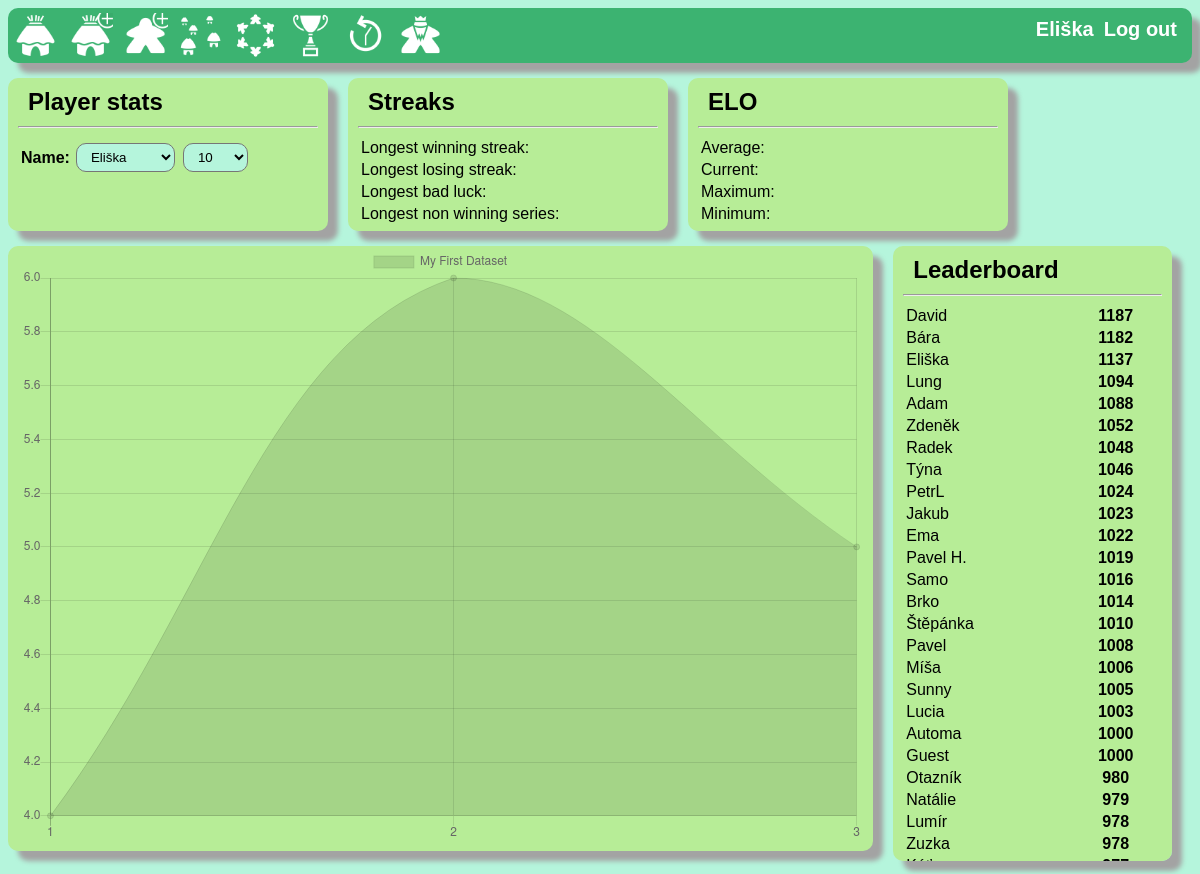
Before: /polls/playerstats/ (signed in) with the older database file.
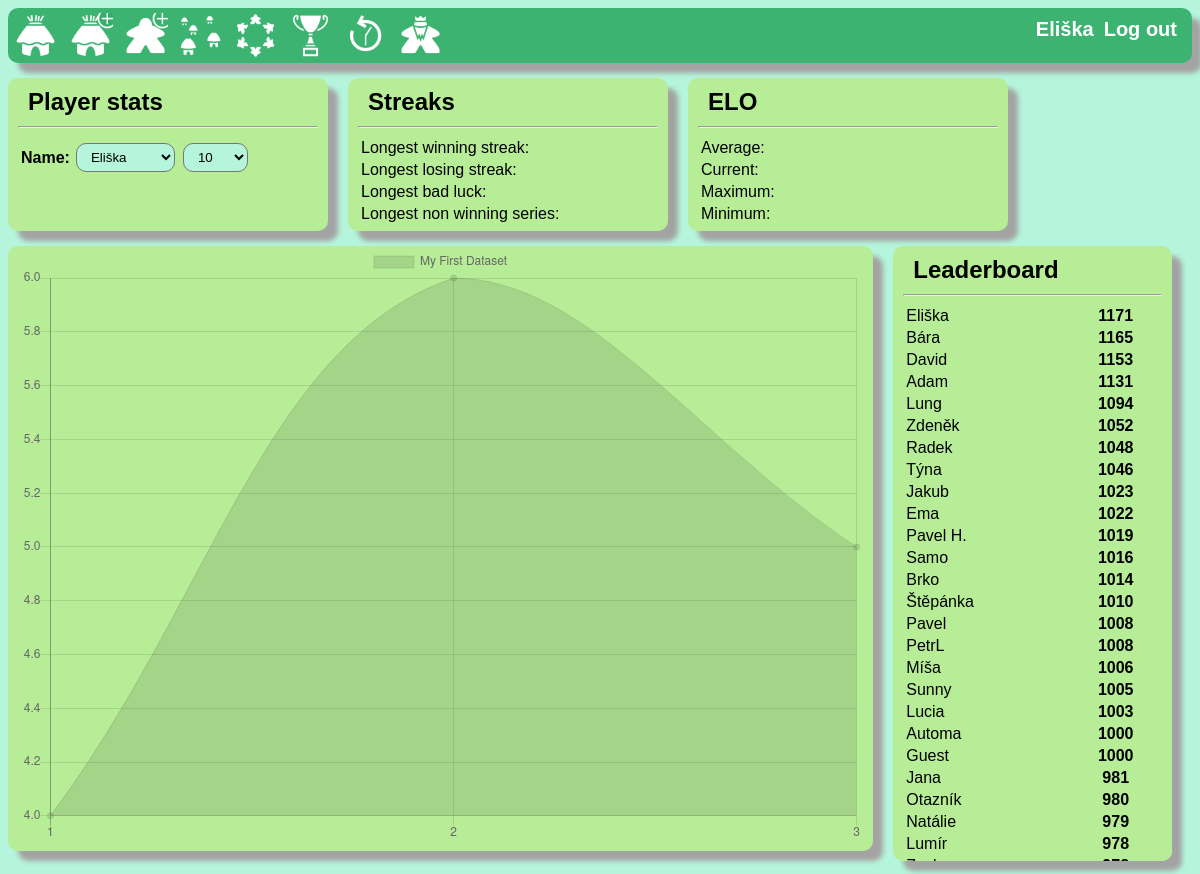
After: the same page with the newer database file.
### polls/models.py (models this page shows, shortened)
class Player(models.Model):
    user = models.OneToOneField(
        User, on_delete=models.SET_NULL, null=True, default=None, blank=True
    )
    name = models.CharField(max_length=10)
    color = models.CharField(max_length=7, default='#000000')
    elo = models.IntegerField(default=1000)

### polls/views/statistics.py (the view)
# urls.py: path('playerstats/', views.playerstats, name='playerstats'),
def playerstats(request):
    global elos
    global elo_history
    elo_history = {p.id: [] for p in Player.objects.all()}
    elos = {p.id: 1000 for p in Player.objects.all()}
    numbers = [10, 20, 50, 100, 'all']
    context = {
        'players': Player.objects.all()
        .values('name', 'id')
        .distinct()
        .order_by('name'),
        'players_elo': Player.objects.all()
        .values('name', 'elo')
        .distinct()
        .order_by('-elo'),
        'numbers': numbers,
    }
    return render(request, 'polls/playerstats.html', context)

### polls/templates/polls/playerstats.html (shortened to what this page needs)
{% extends "polls/header.html" %}
{% block body %}
<div class='container'>
    <div class='box round shadow'>
      <h2>Player stats</h2>
        <hr>
        <form method="post" id="GameplayForm" data-url="{% url 'load_playerstats' %}"  novalidate>
            <table>
                <tr><th>
                <label for="id_name">Name:</label></th><td>
                    <select name="name" required id="id_name">
                        {% for p in players %}
                            {% if request.user.username %}
                                {%if p.name == request.user.username %}
                                    <option value="{{ p.id }}" selected>{{ p.name }}</option>
                                {% endif %}
                            {% endif %}
                        {% endfor %}
                    </select>
                </td>
                <td>
                    <select name="name" required id="id_number">
                        {% for n in numbers %}
                              <option value="{{ n }}">{{ n }}</option>
                        {% endfor %}
                    </select>
                </td></tr>
            </table>
        </form>
    </div>
    <div class='box round shadow'>
      <h2>Streaks</h2>
        <hr>
        <table style="width:100%">
          <tr>
            <td>Longest winning streak:</td>
            <th><label id="lws"></label></th>
          </tr>
          <tr>
            <td>Longest losing streak:</td>
            <th><label id="lls"></label></th>
          </tr>
          <tr>
            <td>Longest bad luck:</td>
            <th><label id="lbl"></label></th>
          </tr>
          <tr>
            <td>Longest non winning series:</td>
            <th><label id="lnws"></label></th>
          </tr>
        </table>
    </div>
    <div class='box round shadow'>
      <h2>ELO</h2>
        <hr>
        <table style="width:100%">
          <tr>
            <td>Average:</td>
            <th><label id="meanelo"></label></th>
          </tr>
          <tr>
            <td>Current:</td>
            <th><label id="celo"></label></th>
          </tr>
          <tr>
            <td>Maximum:</td>
            <th><label id="maxelo"></label></th>
          </tr>
          <tr>
            <td>Minimum:</td>
            <th><label id="minelo"></label></th>
          </tr>
        </table>
    </div>
</div>
<div class='container'>
    <div id="line_chart_div" class='box round shadow big' style="width: 100% overflow-x: auto; overflow-y: hidden">
          <div class="chartWrapper">
          <div class="chartAreaWrapper">
            <div class="chartAreaWrapper2">
                <canvas id="line_chart" data-url="{% url 'load_playerstats' %}" style="width: 100%;height: 600px;"></canvas>
            </div>
          </div>
          </div>
    </div>
    {% if request.user.username %}
    <div id="leaderboard_div" class='box round shadow' style="overflow: auto">
    <h2>Leaderboard</h2>
      <hr>
        <table style="width:100%" id="ElO table">
          {% for pe in players_elo %}
            <tr>
              <td>{{ pe.name }}</td>
              <th><label>{{ pe.elo }}</label></th>
            </tr>
          {% endfor %}
      </table>
    </div>
    {% endif %}
</div>
{% endblock %}

### polls/templates/polls/header.html (shortened to what this page needs)
{% load static %}
<link rel="stylesheet" type="text/css" href="{% static 'polls/style.css' %}">
<div class="navbar round shadow">
  <a href="{% url 'home' %}"><input type="image" src="{% static 'images/hut.png' %}"/></a>
  {% if request.user.username %}
    <a href="{% url 'add_game' %}"><input type="image" src="{% static 'images/hut-add.png' %}"/></a>
    <a href="{% url 'add_player' %}"><input type="image" src="{% static 'images/meeple-add.png' %}"/></a>
    <a href="{% url 'add_expansion' %}"><input type="image" src="{% static 'images/huts-village.png' %}"/></a>
    <a href="{% url 'add_play' %}"><input type="image" src="{% static 'images/meeple-circle.png' %}"/></a>
  {% endif %}
  <a href="{% url 'highscores' %}"><input type="image" src="{% static 'images/trophy-cup.png' %}"/></a>
  <a href="{% url 'history' %}"><input type="image" src="{% static 'images/backward-time.png' %}"/></a>
  <a href="{% url 'playerstats' %}"><input type="image" src="{% static 'images/meeple-king.png' %}"/></a>
  <div  class="headertext" style="float: right;">
          {% if request.user.username %}
           <a href="{% url 'userpage' %}">{{ request.user.username }} </a>
           <a href="{% url 'logout' %}">Log out</a>
          {% else %}
            <a href="{% url 'login' %}">Log in</a>
           <a href="{% url 'register' %}">Sign up</a>
          {% endif %}
  </div>
</div>
{% block body %}
{% endblock %}

### polls/static/polls/style.css (style rules this page uses)
h2 { padding: 0px; margin: 10px; }
input:not([type=image]),button[type=submit],input[type=button],select { background-color: b5f5dc; border: 20px solid b5f5dc; border-radius: 10px; padding: 5px 10px; text-decoration: none; margin: 4px 2px; cursor: pointer; max-width:200px; }
.navbar { overflow: hidden; background-color: #3CB371; font-family: Arial; width: 100%; }
.navbar a { float: left; font-size: 20px; color: white; text-align: center; padding: 5px 5px; text-decoration: none; }
.round { border-radius: 10px 10px 10px 10px; -moz-border-radius: 10px 10px 10px 10px; -webkit-border-radius: 10px 10px 10px 10px; border: 0px solid #000000; }
.shadow { -webkit-box-shadow: 10px 10px 5px 0px rgba(163,163,163,1); -moz-box-shadow: 10px 10px 5px 0px rgba(163,163,163,1); box-shadow: 10px 10px 5px 0px rgba(163,163,163,1); }
@media only screen and (min-width: 600px) { .container { display: flex; } }
.headertext { text-align: center; border-spacing:0px; padding: 5px 10px 5px 10px; font-weight: 600; font-family: Arial; text-align: right; color: white; }
.box { display: inline; font-weight: 600; font-family: Arial; padding: 0px 10px 5px 10px; float: left; width: 300px; margin-bottom: 0px; margin-top: 15px; clear: both; background-color: #B7ED97; margin-right: 20px; }
.big { margin-bottom: 15px; margin-top: 15px; width: 980px; }
label { display: inline; }
input[type=image] { width: 45px; height: 45px; }
.chartWrapper { position: relative; }
.chartAreaWrapper { overflow-x: scroll; position: relative; width: 100%; }
.chartAreaWrapper2 { position: relative; height: 600px; }

Changed rows visible on the page:
no longer on this page (row unchanged): Player: name "Zuzka", elo "978"
changed Player "Eliška": elo "1137" → "1171"; moves up the list
changed Player "Bára": elo "1182" → "1165"; moves down the list
changed Player "David": elo "1187" → "1153"
changed Player "Adam": elo "1088" → "1131"; moves up the list
changed Player "PetrL": elo "1024" → "1008"; moves down the list
now on this page (row edited): Player: name "Jana", elo "981"
